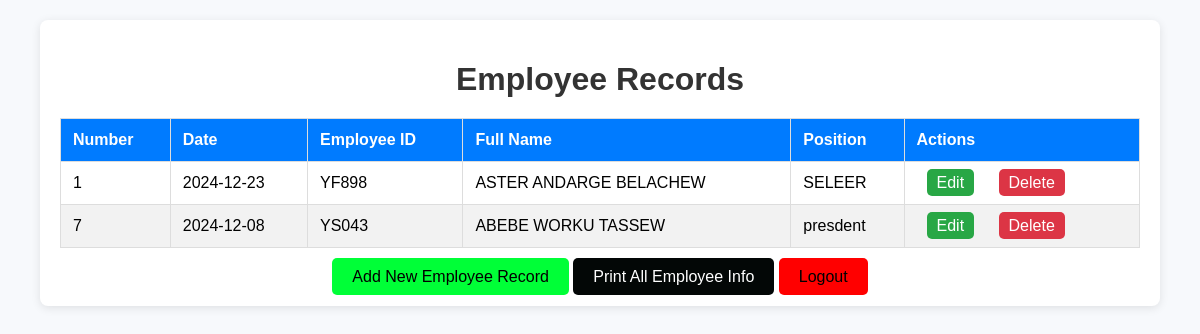
The page /view.php on the database its author committed.
### tables this page shows
CREATE TABLE `attendance_records` (
  `id` int(11) NOT NULL,
  `employee_record_number` varchar(5) NOT NULL,
  `date` date NOT NULL,
  `employee_id` varchar(20) NOT NULL,
  `full_name` varchar(100) NOT NULL,
  `position` varchar(100) NOT NULL
);

### view.php (the view, shortened to what this page needs)
<?php
$servername = "localhost";
$username = "root";
$password = "";
$dbname = "attendance";
$conn = new mysqli($servername, $username, $password, $dbname);
$result = $conn->query("SELECT * FROM attendance_records");
?>
<!DOCTYPE html>
<html lang="en">
<head>
    <link rel="stylesheet" href="style/view.css">
</head>
<body>
    <div class="container">
        <h1>Employee Records</h1>
        <table>
            <thead>
                <tr>
                    <th> Number</th>
                    <th>Date</th>
                    <th>Employee ID</th>
                    <th>Full Name</th>
                    <th>Position</th>
                    <th>Actions</th>
                </tr>
            </thead>
            <tbody>
                <?php if ($result->num_rows > 0): ?>
                    <?php while ($row = $result->fetch_assoc()): ?>
                        <tr>
                            <td><?php echo htmlspecialchars($row['employee_record_number']); ?></td>
                            <td><?php echo htmlspecialchars($row['date']); ?></td>
                            <td><?php echo htmlspecialchars($row['employee_id']); ?></td>
                            <td><?php echo htmlspecialchars($row['full_name']); ?></td>
                            <td><?php echo htmlspecialchars($row['position']); ?></td>
                            <td class="actions">
                                <a href="edit.php?employee_id=<?php echo urlencode($row['employee_id']); ?>" class="edit-btn">Edit</a>
                                <a href="?delete_id=<?php echo urlencode($row['employee_id']); ?>" class="delete-btn" onclick="return confirm('Are you sure you want to delete this record?');">Delete</a>
                            </td>
                        </tr>
                    <?php endwhile; ?>
                <?php else: ?>
                    <tr>
                        <td colspan="6" class="no-records">No records found.</td>
                    </tr>
                <?php endif; ?>
            </tbody>
        </table>
        <div class="button-container">
            <a href="employ.php" class="add-btn">Add New Employee Record</a>
            <a href="report.php" class="report-btn">Print All Employee Info</a>
            <a href="index.php" class="logout-btn">Logout</a>
        </div>
    </div>
</body>
</html>

### style/view.css (style rules this page uses)
body { font-family: 'Arial', sans-serif; margin: 0; padding: 0; background-color: #f7f9fc; }
.container { width: 90%; max-width: 1200px; margin: auto; padding: 20px; background: #fff; border-radius: 8px; box-shadow: 0 2px 10px rgba(0, 0, 0, 0.1); margin-top: 20px; }
h1 { text-align: center; color: #333; margin-bottom: 20px; }
table { width: 100%; border-collapse: collapse; margin-top: 20px; }
th, td { padding: 12px; text-align: left; border: 1px solid #ddd; }
th { background-color: #007bff; color: white; }
tr:nth-child(even) { background-color: #f2f2f2; }
.actions a { margin: 0 10px; padding: 5px 10px; border-radius: 5px; color: white; text-decoration: none; }
.edit-btn { background-color: #28a745; }
.delete-btn { background-color: #dc3545; }
.button-container { text-align: center; margin-top: 20px; }
.add-btn { padding: 10px 20px; border: none; border-radius: 5px; background-color: hsl(133, 100%, 50%); color: black; cursor: pointer; text-decoration: none; }
.logout-btn { padding: 10px 20px; border: none; border-radius: 5px; background-color:red; color: black; cursor: pointer; text-decoration: none; }
.report-btn { padding: 10px 20px; border: none; border-radius: 5px; background-color: hsl(165, 33%, 2%); color: white; cursor: pointer; text-decoration: none; }

### rows shown on the page
attendance_records: employee_record_number "1", date "2024-12-23", employee "YF898", full_name "ASTER ANDARGE BELACHEW", position "SELEER"
attendance_records: employee_record_number "7", date "2024-12-08", employee "YS043", full_name "ABEBE WORKU TASSEW", position "presdent"
